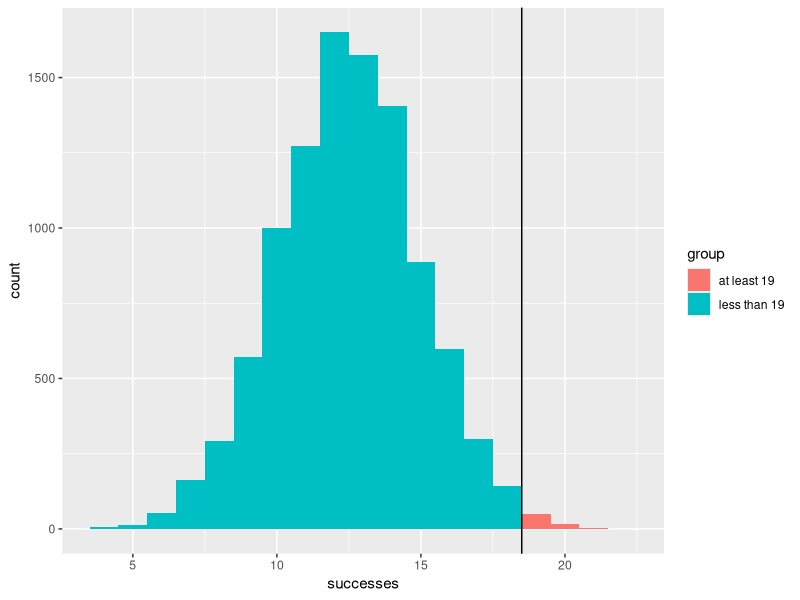
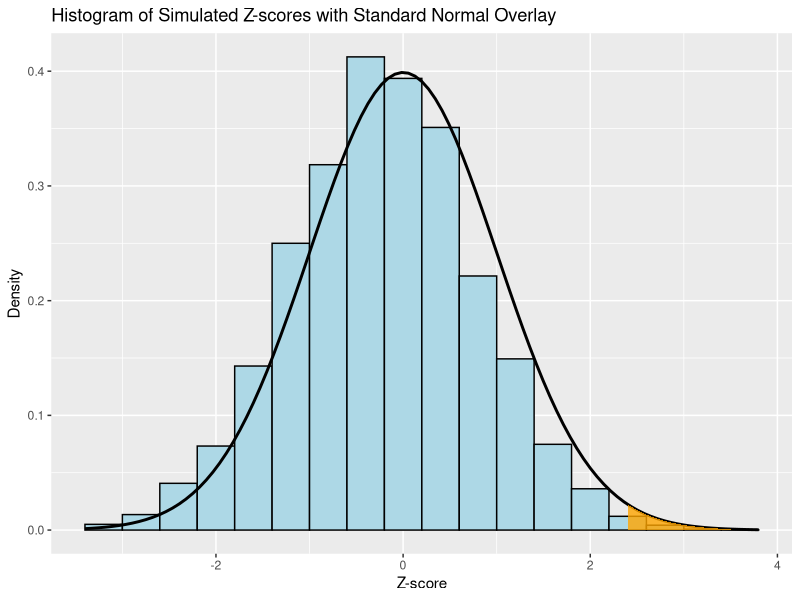

Write the R code that produced these figures, in order.

# ---- 0. Setup and load libraries, if any ----

library(ggplot2)
set.seed(213)

# In this demonstration, we will recreate the analysis done in 2015 by James Scott
# on bookdown.org for a series titled Data Science in R: A Gentle Introduction
# (https://bookdown.org/jgscott/DSGI/p-values.html).
#
# This example examines the chances (via a hypothesis test and p-values) that 
# the Patriots, notorious for cheating as well as for winning often, cheated
# during the 2014-2015 regular seasons specifically during the opening kickoff.
# The referee flips a coin and teams call it, and the team to win the flip gets
# to kickoff the game with the ball (though the winning team can choose to 
# defer and allow the other team to kickoff instead).
# 
# Our data: during 25 regular games in 2014-2015, the Patriots won 19 
# consecutive kickoff flips, for a p-hat of 76%. 
# How would you set up the hypotheses for this test?


# ---- 1. Computing p-values using the standard normal distribution ----

# H0: p=0.5
# HA: p>0.5 (one-sided)
# Test statistic: z=(phat-0.5)/SE
# Alpha: 0.05

# Observed phat: 0.76

# How would you compute the test statistic?
p0 <- 0.5 # the value of p under the Null hypothesis
N <- 25
SE <- sqrt((p0*(1-p0))/N)
Z <- (0.76-p0)/SE  

# The sample proportion is 2.6 standard deviations away from the hypothesized
# value (fair coin, p=0.5). Is this statistically significant?
# How would you calculate the p-value?

pval <- 1-pnorm(Z)  # one-sided hypothesis test, so we want the upper tail probability
print(pval) # 0.0047 - smaller than, for example, an alpha=0.05

# What do you conclude from this p-value?


# ---- 2. Simulation ----

# First, let's see what happens when we flip 25 coins:
rbinom(n=1, size=N, prob=p0)  # far from 19 successes

# Now simulate the experiment (25 coin flips) many times:
data <- data.frame(rbinom(n=10000, size=N, prob=p0))
colnames(data) <- c('successes')
head(data)

# How many times were there at least 19/25 successes?
sum(data >= 19)  # 77 / 10000, or 0.77% -- very unlikely!

# Graph the likelihood:
data$group = ifelse(data$successes < 19, 'less than 19', 'at least 19')
ggplot(data, aes(x=successes, fill=group)) + 
  geom_histogram(aes(x=successes), binwidth=1) +
  geom_vline(xintercept=18.5)  # intercept=18.5 because of the binwidth


# We still find that achieving at least 19 successes out of 25 coin flips is
# very unlikely. But even if we can reject H0, do you think we can conclude that 
# the Patriots cheated on the coin flips in their 25-game streak? 


# Calculate z-scores for each simulated outcome
data$zscore <- (data$successes/N - p0) / SE

# Plot histogram of z-scores
ggplot(data, aes(x = zscore)) +
  geom_histogram(aes(y = ..density..), binwidth = 1/N/SE, fill = "lightblue", color = "black") +
  stat_function(fun = dnorm, color = "black", size = 1) +
  geom_area(
    stat = "function",
    fun = dnorm,
    xlim = c((18.5/N - p0) / SE, 3.5),
    fill = "orange",
    alpha = 0.8
  ) +
  labs(
    title = "Histogram of Simulated Z-scores with Standard Normal Overlay",
    x = "Z-score",
    y = "Density"
  )
